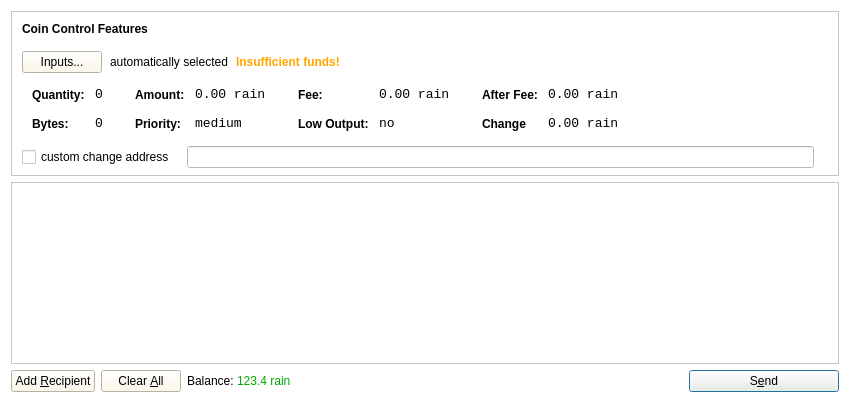
<?xml version="1.0" encoding="UTF-8"?>
<ui version="4.0">
 <class>SendCoinsDialog</class>
 <widget class="QDialog" name="SendCoinsDialog">
  <property name="geometry">
   <rect>
    <x>0</x>
    <y>0</y>
    <width>850</width>
    <height>400</height>
   </rect>
  </property>
  <property name="windowTitle">
   <string>Send Coins</string>
  </property>
  <property name="styleSheet">
   <string notr="true">background-color: rgb(255, 255, 255);</string>
  </property>
  <layout class="QVBoxLayout" name="verticalLayout" stretch="0,1,0">
   <property name="bottomMargin">
    <number>8</number>
   </property>
   <item>
    <widget class="QFrame" name="frameCoinControl">
     <property name="sizePolicy">
      <sizepolicy hsizetype="Expanding" vsizetype="Expanding">
       <horstretch>0</horstretch>
       <verstretch>0</verstretch>
      </sizepolicy>
     </property>
     <property name="maximumSize">
      <size>
       <width>16777215</width>
       <height>16777215</height>
      </size>
     </property>
     <property name="frameShape">
      <enum>QFrame::StyledPanel</enum>
     </property>
     <property name="frameShadow">
      <enum>QFrame::Sunken</enum>
     </property>
     <layout class="QVBoxLayout" name="verticalLayoutCoinControl2">
      <property name="spacing">
       <number>6</number>
      </property>
      <property name="leftMargin">
       <number>0</number>
      </property>
      <property name="topMargin">
       <number>0</number>
      </property>
      <property name="rightMargin">
       <number>0</number>
      </property>
      <property name="bottomMargin">
       <number>6</number>
      </property>
      <item>
       <layout class="QVBoxLayout" name="verticalLayoutCoinControl" stretch="0,0,0,0,1">
        <property name="spacing">
         <number>0</number>
        </property>
        <property name="leftMargin">
         <number>10</number>
        </property>
        <property name="topMargin">
         <number>10</number>
        </property>
        <item>
         <layout class="QHBoxLayout" name="horizontalLayoutCoinControl1">
          <property name="bottomMargin">
           <number>15</number>
          </property>
          <item>
           <widget class="QLabel" name="labelCoinControlFeatures">
            <property name="sizePolicy">
             <sizepolicy hsizetype="Preferred" vsizetype="Maximum">
              <horstretch>0</horstretch>
              <verstretch>0</verstretch>
             </sizepolicy>
            </property>
            <property name="font">
             <font>
              <weight>75</weight>
              <bold>true</bold>
             </font>
            </property>
            <property name="styleSheet">
             <string notr="true">font-weight:bold;</string>
            </property>
            <property name="text">
             <string>Coin Control Features</string>
            </property>
           </widget>
          </item>
         </layout>
        </item>
        <item>
         <layout class="QHBoxLayout" name="horizontalLayoutCoinControl2" stretch="0,0,0,0">
          <property name="spacing">
           <number>8</number>
          </property>
          <property name="bottomMargin">
           <number>10</number>
          </property>
          <item>
           <widget class="QPushButton" name="pushButtonCoinControl">
            <property name="styleSheet">
             <string notr="true">background-color: rgb(255, 248, 227);</string>
            </property>
            <property name="text">
             <string>Inputs...</string>
            </property>
           </widget>
          </item>
          <item>
           <widget class="QLabel" name="labelCoinControlAutomaticallySelected">
            <property name="text">
             <string>automatically selected</string>
            </property>
            <property name="margin">
             <number>5</number>
            </property>
           </widget>
          </item>
          <item>
           <widget class="QLabel" name="labelCoinControlInsuffFunds">
            <property name="font">
             <font>
              <weight>75</weight>
              <bold>true</bold>
             </font>
            </property>
            <property name="styleSheet">
             <string notr="true">color:orange;font-weight:bold;</string>
            </property>
            <property name="text">
             <string>Insufficient funds!</string>
            </property>
            <property name="margin">
             <number>5</number>
            </property>
           </widget>
          </item>
          <item>
           <spacer name="horizontalSpacerCoinControl">
            <property name="orientation">
             <enum>Qt::Horizontal</enum>
            </property>
            <property name="sizeHint" stdset="0">
             <size>
              <width>40</width>
              <height>1</height>
             </size>
            </property>
           </spacer>
          </item>
         </layout>
        </item>
        <item>
         <widget class="QWidget" name="widgetCoinControl" native="true">
          <property name="sizePolicy">
           <sizepolicy hsizetype="Preferred" vsizetype="Preferred">
            <horstretch>0</horstretch>
            <verstretch>0</verstretch>
           </sizepolicy>
          </property>
          <property name="minimumSize">
           <size>
            <width>0</width>
            <height>0</height>
           </size>
          </property>
          <property name="styleSheet">
           <string notr="true"/>
          </property>
          <layout class="QHBoxLayout" name="horizontalLayoutCoinControl5">
           <property name="leftMargin">
            <number>0</number>
           </property>
           <property name="topMargin">
            <number>0</number>
           </property>
           <property name="rightMargin">
            <number>0</number>
           </property>
           <property name="bottomMargin">
            <number>0</number>
           </property>
           <item>
            <layout class="QHBoxLayout" name="horizontalLayoutCoinControl3" stretch="0,0,0,1">
             <property name="spacing">
              <number>20</number>
             </property>
             <property name="topMargin">
              <number>0</number>
             </property>
             <property name="bottomMargin">
              <number>10</number>
             </property>
             <item>
              <layout class="QFormLayout" name="formLayoutCoinControl1">
               <property name="horizontalSpacing">
                <number>10</number>
               </property>
               <property name="verticalSpacing">
                <number>14</number>
               </property>
               <property name="leftMargin">
                <number>10</number>
               </property>
               <property name="topMargin">
                <number>4</number>
               </property>
               <property name="rightMargin">
                <number>6</number>
               </property>
               <item row="0" column="0">
                <widget class="QLabel" name="labelCoinControlQuantityText">
                 <property name="styleSheet">
                  <string notr="true">font-weight:bold;</string>
                 </property>
                 <property name="text">
                  <string>Quantity:</string>
                 </property>
                 <property name="margin">
                  <number>0</number>
                 </property>
                </widget>
               </item>
               <item row="0" column="1">
                <widget class="QLabel" name="labelCoinControlQuantity">
                 <property name="font">
                  <font>
                   <family>Monospace</family>
                   <pointsize>10</pointsize>
                  </font>
                 </property>
                 <property name="cursor">
                  <cursorShape>IBeamCursor</cursorShape>
                 </property>
                 <property name="contextMenuPolicy">
                  <enum>Qt::ActionsContextMenu</enum>
                 </property>
                 <property name="text">
                  <string>0</string>
                 </property>
                 <property name="margin">
                  <number>0</number>
                 </property>
                 <property name="textInteractionFlags">
                  <set>Qt::LinksAccessibleByMouse|Qt::TextSelectableByKeyboard|Qt::TextSelectableByMouse</set>
                 </property>
                </widget>
               </item>
               <item row="1" column="0">
                <widget class="QLabel" name="labelCoinControlBytesText">
                 <property name="styleSheet">
                  <string notr="true">font-weight:bold;</string>
                 </property>
                 <property name="text">
                  <string>Bytes:</string>
                 </property>
                </widget>
               </item>
               <item row="1" column="1">
                <widget class="QLabel" name="labelCoinControlBytes">
                 <property name="font">
                  <font>
                   <family>Monospace</family>
                   <pointsize>10</pointsize>
                  </font>
                 </property>
                 <property name="cursor">
                  <cursorShape>IBeamCursor</cursorShape>
                 </property>
                 <property name="contextMenuPolicy">
                  <enum>Qt::ActionsContextMenu</enum>
                 </property>
                 <property name="text">
                  <string>0</string>
                 </property>
                 <property name="textInteractionFlags">
                  <set>Qt::LinksAccessibleByMouse|Qt::TextSelectableByKeyboard|Qt::TextSelectableByMouse</set>
                 </property>
                </widget>
               </item>
              </layout>
             </item>
             <item>
              <layout class="QFormLayout" name="formLayoutCoinControl2">
               <property name="horizontalSpacing">
                <number>10</number>
               </property>
               <property name="verticalSpacing">
                <number>14</number>
               </property>
               <property name="leftMargin">
                <number>6</number>
               </property>
               <property name="topMargin">
                <number>4</number>
               </property>
               <property name="rightMargin">
                <number>6</number>
               </property>
               <item row="0" column="0">
                <widget class="QLabel" name="labelCoinControlAmountText">
                 <property name="styleSheet">
                  <string notr="true">font-weight:bold;</string>
                 </property>
                 <property name="text">
                  <string>Amount:</string>
                 </property>
                 <property name="margin">
                  <number>0</number>
                 </property>
                </widget>
               </item>
               <item row="0" column="1">
                <widget class="QLabel" name="labelCoinControlAmount">
                 <property name="font">
                  <font>
                   <family>Monospace</family>
                   <pointsize>10</pointsize>
                  </font>
                 </property>
                 <property name="cursor">
                  <cursorShape>IBeamCursor</cursorShape>
                 </property>
                 <property name="contextMenuPolicy">
                  <enum>Qt::ActionsContextMenu</enum>
                 </property>
                 <property name="text">
                  <string>0.00 rain</string>
                 </property>
                 <property name="textInteractionFlags">
                  <set>Qt::LinksAccessibleByMouse|Qt::TextSelectableByKeyboard|Qt::TextSelectableByMouse</set>
                 </property>
                </widget>
               </item>
               <item row="1" column="0">
                <widget class="QLabel" name="labelCoinControlPriorityText">
                 <property name="styleSheet">
                  <string notr="true">font-weight:bold;</string>
                 </property>
                 <property name="text">
                  <string>Priority:</string>
                 </property>
                </widget>
               </item>
               <item row="1" column="1">
                <widget class="QLabel" name="labelCoinControlPriority">
                 <property name="font">
                  <font>
                   <family>Monospace</family>
                   <pointsize>10</pointsize>
                  </font>
                 </property>
                 <property name="cursor">
                  <cursorShape>IBeamCursor</cursorShape>
                 </property>
                 <property name="contextMenuPolicy">
                  <enum>Qt::ActionsContextMenu</enum>
                 </property>
                 <property name="text">
                  <string>medium</string>
                 </property>
                 <property name="textInteractionFlags">
                  <set>Qt::LinksAccessibleByMouse|Qt::TextSelectableByKeyboard|Qt::TextSelectableByMouse</set>
                 </property>
                </widget>
               </item>
              </layout>
             </item>
             <item>
              <layout class="QFormLayout" name="formLayoutCoinControl3">
               <property name="horizontalSpacing">
                <number>10</number>
               </property>
               <property name="verticalSpacing">
                <number>14</number>
               </property>
               <property name="leftMargin">
                <number>6</number>
               </property>
               <property name="topMargin">
                <number>4</number>
               </property>
               <property name="rightMargin">
                <number>6</number>
               </property>
               <item row="0" column="0">
                <widget class="QLabel" name="labelCoinControlFeeText">
                 <property name="styleSheet">
                  <string notr="true">font-weight:bold;</string>
                 </property>
                 <property name="text">
                  <string>Fee:</string>
                 </property>
                 <property name="margin">
                  <number>0</number>
                 </property>
                </widget>
               </item>
               <item row="0" column="1">
                <widget class="QLabel" name="labelCoinControlFee">
                 <property name="font">
                  <font>
                   <family>Monospace</family>
                   <pointsize>10</pointsize>
                  </font>
                 </property>
                 <property name="cursor">
                  <cursorShape>IBeamCursor</cursorShape>
                 </property>
                 <property name="contextMenuPolicy">
                  <enum>Qt::ActionsContextMenu</enum>
                 </property>
                 <property name="text">
                  <string>0.00 rain</string>
                 </property>
                 <property name="textInteractionFlags">
                  <set>Qt::LinksAccessibleByMouse|Qt::TextSelectableByKeyboard|Qt::TextSelectableByMouse</set>
                 </property>
                </widget>
               </item>
               <item row="1" column="0">
                <widget class="QLabel" name="labelCoinControlLowOutputText">
                 <property name="styleSheet">
                  <string notr="true">font-weight:bold;</string>
                 </property>
                 <property name="text">
                  <string>Low Output:</string>
                 </property>
                </widget>
               </item>
               <item row="1" column="1">
                <widget class="QLabel" name="labelCoinControlLowOutput">
                 <property name="font">
                  <font>
                   <family>Monospace</family>
                   <pointsize>10</pointsize>
                  </font>
                 </property>
                 <property name="cursor">
                  <cursorShape>IBeamCursor</cursorShape>
                 </property>
                 <property name="contextMenuPolicy">
                  <enum>Qt::ActionsContextMenu</enum>
                 </property>
                 <property name="text">
                  <string>no</string>
                 </property>
                 <property name="textInteractionFlags">
                  <set>Qt::LinksAccessibleByMouse|Qt::TextSelectableByKeyboard|Qt::TextSelectableByMouse</set>
                 </property>
                </widget>
               </item>
              </layout>
             </item>
             <item>
              <layout class="QFormLayout" name="formLayoutCoinControl4">
               <property name="horizontalSpacing">
                <number>10</number>
               </property>
               <property name="verticalSpacing">
                <number>14</number>
               </property>
               <property name="leftMargin">
                <number>6</number>
               </property>
               <property name="topMargin">
                <number>4</number>
               </property>
               <property name="rightMargin">
                <number>6</number>
               </property>
               <item row="0" column="0">
                <widget class="QLabel" name="labelCoinControlAfterFeeText">
                 <property name="styleSheet">
                  <string notr="true">font-weight:bold;</string>
                 </property>
                 <property name="text">
                  <string>After Fee:</string>
                 </property>
                 <property name="margin">
                  <number>0</number>
                 </property>
                </widget>
               </item>
               <item row="0" column="1">
                <widget class="QLabel" name="labelCoinControlAfterFee">
                 <property name="font">
                  <font>
                   <family>Monospace</family>
                   <pointsize>10</pointsize>
                  </font>
                 </property>
                 <property name="cursor">
                  <cursorShape>IBeamCursor</cursorShape>
                 </property>
                 <property name="contextMenuPolicy">
                  <enum>Qt::ActionsContextMenu</enum>
                 </property>
                 <property name="text">
                  <string>0.00 rain</string>
                 </property>
                 <property name="textInteractionFlags">
                  <set>Qt::LinksAccessibleByMouse|Qt::TextSelectableByKeyboard|Qt::TextSelectableByMouse</set>
                 </property>
                </widget>
               </item>
               <item row="1" column="0">
                <widget class="QLabel" name="labelCoinControlChangeText">
                 <property name="styleSheet">
                  <string notr="true">font-weight:bold;</string>
                 </property>
                 <property name="text">
                  <string>Change</string>
                 </property>
                </widget>
               </item>
               <item row="1" column="1">
                <widget class="QLabel" name="labelCoinControlChange">
                 <property name="font">
                  <font>
                   <family>Monospace</family>
                   <pointsize>10</pointsize>
                  </font>
                 </property>
                 <property name="cursor">
                  <cursorShape>IBeamCursor</cursorShape>
                 </property>
                 <property name="contextMenuPolicy">
                  <enum>Qt::ActionsContextMenu</enum>
                 </property>
                 <property name="text">
                  <string>0.00 rain</string>
                 </property>
                 <property name="textInteractionFlags">
                  <set>Qt::LinksAccessibleByMouse|Qt::TextSelectableByKeyboard|Qt::TextSelectableByMouse</set>
                 </property>
                </widget>
               </item>
              </layout>
             </item>
            </layout>
           </item>
          </layout>
         </widget>
        </item>
        <item>
         <layout class="QHBoxLayout" name="horizontalLayoutCoinControl4" stretch="0,0,0">
          <property name="spacing">
           <number>12</number>
          </property>
          <property name="sizeConstraint">
           <enum>QLayout::SetDefaultConstraint</enum>
          </property>
          <property name="topMargin">
           <number>5</number>
          </property>
          <property name="rightMargin">
           <number>5</number>
          </property>
          <item>
           <widget class="QCheckBox" name="checkBoxCoinControlChange">
            <property name="text">
             <string>custom change address</string>
            </property>
           </widget>
          </item>
          <item>
           <widget class="QLineEdit" name="lineEditCoinControlChange">
            <property name="enabled">
             <bool>false</bool>
            </property>
            <property name="sizePolicy">
             <sizepolicy hsizetype="Expanding" vsizetype="Fixed">
              <horstretch>0</horstretch>
              <verstretch>0</verstretch>
             </sizepolicy>
            </property>
            <property name="styleSheet">
             <string notr="true">background-color: rgb(255, 255, 255);</string>
            </property>
           </widget>
          </item>
          <item>
           <widget class="QLabel" name="labelCoinControlChangeLabel">
            <property name="sizePolicy">
             <sizepolicy hsizetype="Preferred" vsizetype="Expanding">
              <horstretch>0</horstretch>
              <verstretch>0</verstretch>
             </sizepolicy>
            </property>
            <property name="minimumSize">
             <size>
              <width>0</width>
              <height>0</height>
             </size>
            </property>
            <property name="text">
             <string/>
            </property>
            <property name="margin">
             <number>3</number>
            </property>
           </widget>
          </item>
         </layout>
        </item>
        <item>
         <spacer name="verticalSpacerCoinControl">
          <property name="orientation">
           <enum>Qt::Vertical</enum>
          </property>
          <property name="sizeHint" stdset="0">
           <size>
            <width>800</width>
            <height>1</height>
           </size>
          </property>
         </spacer>
        </item>
       </layout>
      </item>
     </layout>
    </widget>
   </item>
   <item>
    <widget class="QScrollArea" name="scrollArea">
     <property name="widgetResizable">
      <bool>true</bool>
     </property>
     <widget class="QWidget" name="scrollAreaWidgetContents">
      <property name="geometry">
       <rect>
        <x>0</x>
        <y>0</y>
        <width>828</width>
        <height>162</height>
       </rect>
      </property>
      <layout class="QVBoxLayout" name="verticalLayout_2">
       <property name="leftMargin">
        <number>0</number>
       </property>
       <property name="topMargin">
        <number>0</number>
       </property>
       <property name="rightMargin">
        <number>0</number>
       </property>
       <property name="bottomMargin">
        <number>0</number>
       </property>
       <item>
        <layout class="QVBoxLayout" name="entries">
         <property name="spacing">
          <number>6</number>
         </property>
        </layout>
       </item>
       <item>
        <spacer name="verticalSpacer">
         <property name="orientation">
          <enum>Qt::Vertical</enum>
         </property>
         <property name="sizeHint" stdset="0">
          <size>
           <width>20</width>
           <height>40</height>
          </size>
         </property>
        </spacer>
       </item>
      </layout>
     </widget>
    </widget>
   </item>
   <item>
    <layout class="QHBoxLayout" name="horizontalLayout">
     <item>
      <widget class="QPushButton" name="addButton">
       <property name="toolTip">
        <string>Send to multiple recipients at once</string>
       </property>
       <property name="styleSheet">
        <string notr="true">background-color: rgb(255, 248, 227);</string>
       </property>
       <property name="text">
        <string>Add &amp;Recipient</string>
       </property>
       <property name="icon">
        <iconset resource="../bitcoin.qrc">
         <normaloff>:/icons/add</normaloff>:/icons/add</iconset>
       </property>
       <property name="autoDefault">
        <bool>false</bool>
       </property>
      </widget>
     </item>
     <item>
      <widget class="QPushButton" name="clearButton">
       <property name="sizePolicy">
        <sizepolicy hsizetype="Minimum" vsizetype="Fixed">
         <horstretch>0</horstretch>
         <verstretch>0</verstretch>
        </sizepolicy>
       </property>
       <property name="toolTip">
        <string>Remove all transaction fields</string>
       </property>
       <property name="styleSheet">
        <string notr="true">background-color: rgb(255, 248, 227);</string>
       </property>
       <property name="text">
        <string>Clear &amp;All</string>
       </property>
       <property name="icon">
        <iconset resource="../bitcoin.qrc">
         <normaloff>:/icons/remove</normaloff>:/icons/remove</iconset>
       </property>
       <property name="autoRepeatDelay">
        <number>300</number>
       </property>
       <property name="autoDefault">
        <bool>false</bool>
       </property>
      </widget>
     </item>
     <item>
      <layout class="QHBoxLayout" name="horizontalLayout_2">
       <property name="spacing">
        <number>3</number>
       </property>
       <item>
        <widget class="QLabel" name="label">
         <property name="sizePolicy">
          <sizepolicy hsizetype="Preferred" vsizetype="Fixed">
           <horstretch>0</horstretch>
           <verstretch>0</verstretch>
          </sizepolicy>
         </property>
         <property name="text">
          <string>Balance:</string>
         </property>
        </widget>
       </item>
       <item>
        <widget class="QLabel" name="labelBalance">
         <property name="sizePolicy">
          <sizepolicy hsizetype="Preferred" vsizetype="Fixed">
           <horstretch>0</horstretch>
           <verstretch>0</verstretch>
          </sizepolicy>
         </property>
         <property name="cursor">
          <cursorShape>IBeamCursor</cursorShape>
         </property>
         <property name="styleSheet">
          <string notr="true">color: rgb(0, 170, 0);</string>
         </property>
         <property name="text">
          <string>123.4 rain</string>
         </property>
         <property name="textInteractionFlags">
          <set>Qt::LinksAccessibleByMouse|Qt::TextSelectableByKeyboard|Qt::TextSelectableByMouse</set>
         </property>
        </widget>
       </item>
      </layout>
     </item>
     <item>
      <spacer name="horizontalSpacer">
       <property name="orientation">
        <enum>Qt::Horizontal</enum>
       </property>
       <property name="sizeHint" stdset="0">
        <size>
         <width>40</width>
         <height>20</height>
        </size>
       </property>
      </spacer>
     </item>
     <item>
      <widget class="QPushButton" name="sendButton">
       <property name="minimumSize">
        <size>
         <width>150</width>
         <height>0</height>
        </size>
       </property>
       <property name="toolTip">
        <string>Confirm the send action</string>
       </property>
       <property name="styleSheet">
        <string notr="true">background-color: rgb(255, 248, 227);</string>
       </property>
       <property name="text">
        <string>S&amp;end</string>
       </property>
       <property name="icon">
        <iconset resource="../bitcoin.qrc">
         <normaloff>:/icons/send</normaloff>:/icons/send</iconset>
       </property>
       <property name="default">
        <bool>true</bool>
       </property>
      </widget>
     </item>
    </layout>
   </item>
  </layout>
 </widget>
 <resources>
  <include location="../bitcoin.qrc"/>
 </resources>
 <connections/>
</ui>
